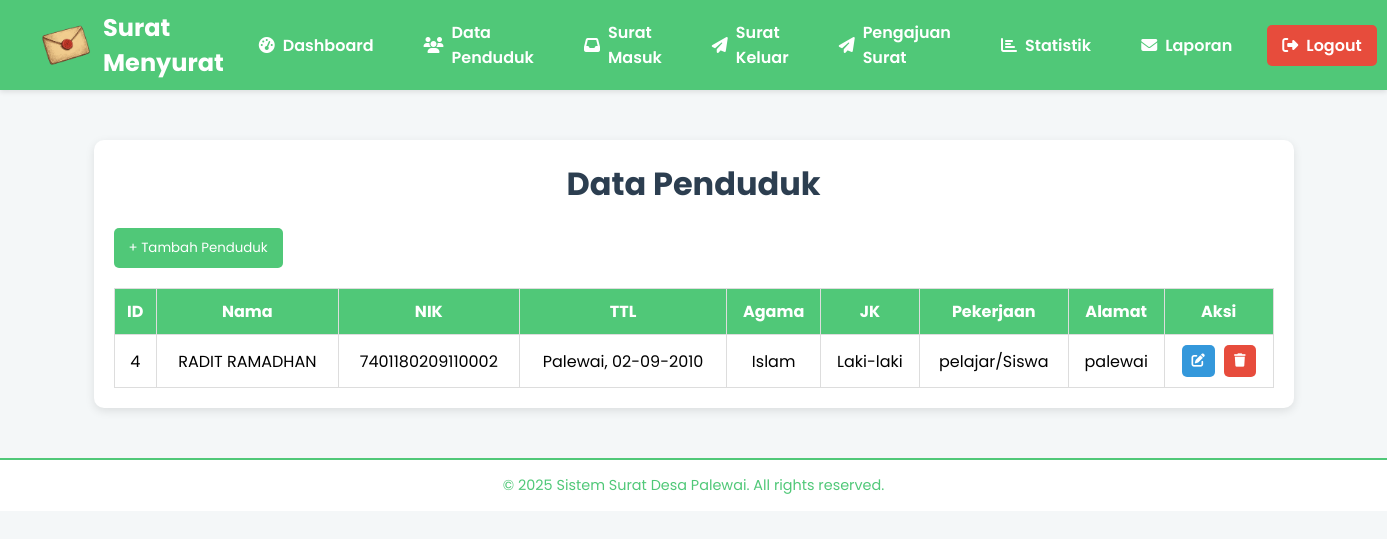
/data_penduduk.php (signed in), run on the app's committed database.
### tables this page shows
CREATE TABLE `penduduk` (
  `id` int(11) NOT NULL,
  `nama` varchar(100) NOT NULL,
  `nik` varchar(20) NOT NULL,
  `ttl` varchar(100) DEFAULT NULL,
  `agama` varchar(20) DEFAULT NULL,
  `jk` enum('Laki-laki','Perempuan') DEFAULT NULL,
  `pekerjaan` varchar(50) DEFAULT NULL,
  `alamat` text DEFAULT NULL
);

### data_penduduk.php (the view, shortened to what this page needs)
<?php
include 'config.php';
$penduduk = mysqli_query($conn,"SELECT * FROM penduduk ORDER BY id DESC");
?>
<!DOCTYPE html>
<html lang="id">
<head>
<link rel="stylesheet" href="https://cdnjs.cloudflare.com/ajax/libs/font-awesome/6.4.0/css/all.min.css">
</head>
<body>
<header>
    <div class="logo"><img src="icon.png" alt="Logo"><span>Surat Menyurat</span></div>
    <nav>
        <a href="petugas_dashboard.php"><i class="fas fa-tachometer-alt"></i> Dashboard</a>
        <a href="data_penduduk.php"><i class="fas fa-users"></i> Data Penduduk</a>
        <a href="surat_masuk.php"><i class="fas fa-inbox"></i> Surat Masuk</a>
        <a href="surat_keluar.php"><i class="fas fa-paper-plane"></i> Surat Keluar</a>
        <a href="pengajuan_surat.php"><i class="fas fa-paper-plane"></i> Pengajuan Surat</a>
        <a href="statistik.php"><i class="fas fa-chart-bar"></i> Statistik</a>
        <a href="laporan.php"><i class="fas fa-envelope"></i> Laporan </a>
        <a href="logout.php" class="logout"><i class="fas fa-sign-out-alt"></i> Logout</a>
    </nav>
</header>
<div class="container">
    <h1>Data Penduduk</h1>
    <button class="add" onclick="openForm()">+ Tambah Penduduk</button>
    <table>
        <thead>
            <tr>
                <th>ID</th>
                <th>Nama</th>
                <th>NIK</th>
                <th>TTL</th>
                <th>Agama</th>
                <th>JK</th>
                <th>Pekerjaan</th>
                <th>Alamat</th>
                <th>Aksi</th>
            </tr>
        </thead>
        <tbody>
            <?php while($row=mysqli_fetch_assoc($penduduk)){ ?>
            <tr>
                <td><?= $row['id'] ?></td>
                <td><?= $row['nama'] ?></td>
                <td><?= $row['nik'] ?></td>
                <td><?= $row['ttl'] ?></td>
                <td><?= $row['agama'] ?></td>
                <td><?= $row['jk'] ?></td>
                <td><?= $row['pekerjaan'] ?></td>
                <td><?= $row['alamat'] ?></td>
                <td>
                    <button class="action edit" onclick="openForm('<?= $row['id'] ?>')"><i class="fas fa-edit"></i></button>
                    <button class="action delete" onclick="openDelete('<?= $row['id'] ?>')"><i class="fas fa-trash"></i></button>
                </td>
            </tr>
            <?php } ?>
        </tbody>
    </table>
</div>
<footer>
    &copy; <?=date('Y')?> Sistem Surat Desa Palewai. All rights reserved.
</footer>
</body>
</html>

### data_penduduk.php (style rules this page uses)
* { margin:0;padding:0;box-sizing:border-box;font-family:'Poppins',sans-serif; }
body { background:#f4f7f8; }
header { background:#50C878;color:white;display:flex;justify-content:space-between;align-items:center;padding:10px 40px;box-shadow:0 2px 5px rgba(0,0,0,0.1); }
header .logo { display:flex;align-items:center; }
header .logo img { height:42px;margin-right:12px; }
header .logo span { font-weight:700;font-size:1.5rem; }
nav { display:flex;align-items:center; }
nav a { color:white;text-decoration:none;margin-left:20px;font-weight:600;padding:8px 15px;border-radius:5px;display:flex;align-items:center;transition:0.3s; }
nav a i { margin-right:8px; }
nav a.logout { background:#e74c3c; }
.container { max-width:1200px;margin:50px auto;padding:20px;background:white;border-radius:10px;box-shadow:0 3px 10px rgba(0,0,0,0.1); }
h1 { text-align:center;margin-bottom:20px;color:#2c3e50; }
button.add { background:#50C878;color:white;padding:10px 15px;margin-bottom:10px;border:none;border-radius:5px;cursor:pointer; }
table { width:100%;border-collapse:collapse;margin-top:10px; }
table, th, td { border:1px solid #ddd; }
th, td { padding:10px;text-align:center; }
th { background:#50C878;color:white; }
button.action { padding:6px 10px;border:none;border-radius:5px;cursor:pointer; }
button.edit { background:#3498db;color:white;margin-right:5px; }
button.delete { background:#e74c3c;color:white; }
footer { background:white; color:#50C878; text-align:center; padding:15px 20px; font-size:0.9rem; border-top:2px solid #50C878; margin-top:auto; }

### data on the page
penduduk: id "4", nama "RADIT RAMADHAN", nik "7401180209110002", ttl "Palewai, 02-09-2010", agama "Islam", jk "Laki-laki", pekerjaan "pelajar/Siswa", alamat "palewai"
